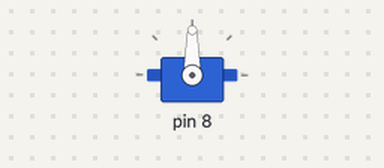
Recording of a sketch running on a simulated Arduino Uno, built with avr-gcc and run on an emulated ATmega328P. On the bench: servo.

Above: at 0.1 s.
At 16.1 s:
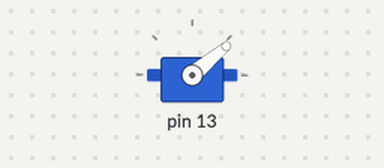
Timing chart, 0 to 18.5 s (numbered marks = the images above):
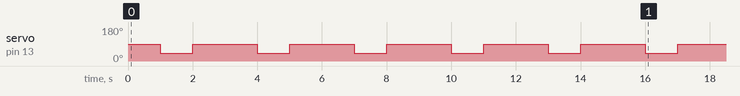

The sketch:

test_all_servos.ino
```cpp
#include <Servo.h>

Servo testServo;

void setup() {
  for (int i = 8; i <= 13; i++){
    testServo.attach(i);
    delay(1000);
    testServo.write(40);
    delay(1000);
    testServo.write(90);
    delay(1000);
    testServo.detach();
  }
}


void loop() {
  // put your main code here, to run repeatedly:
}
```
